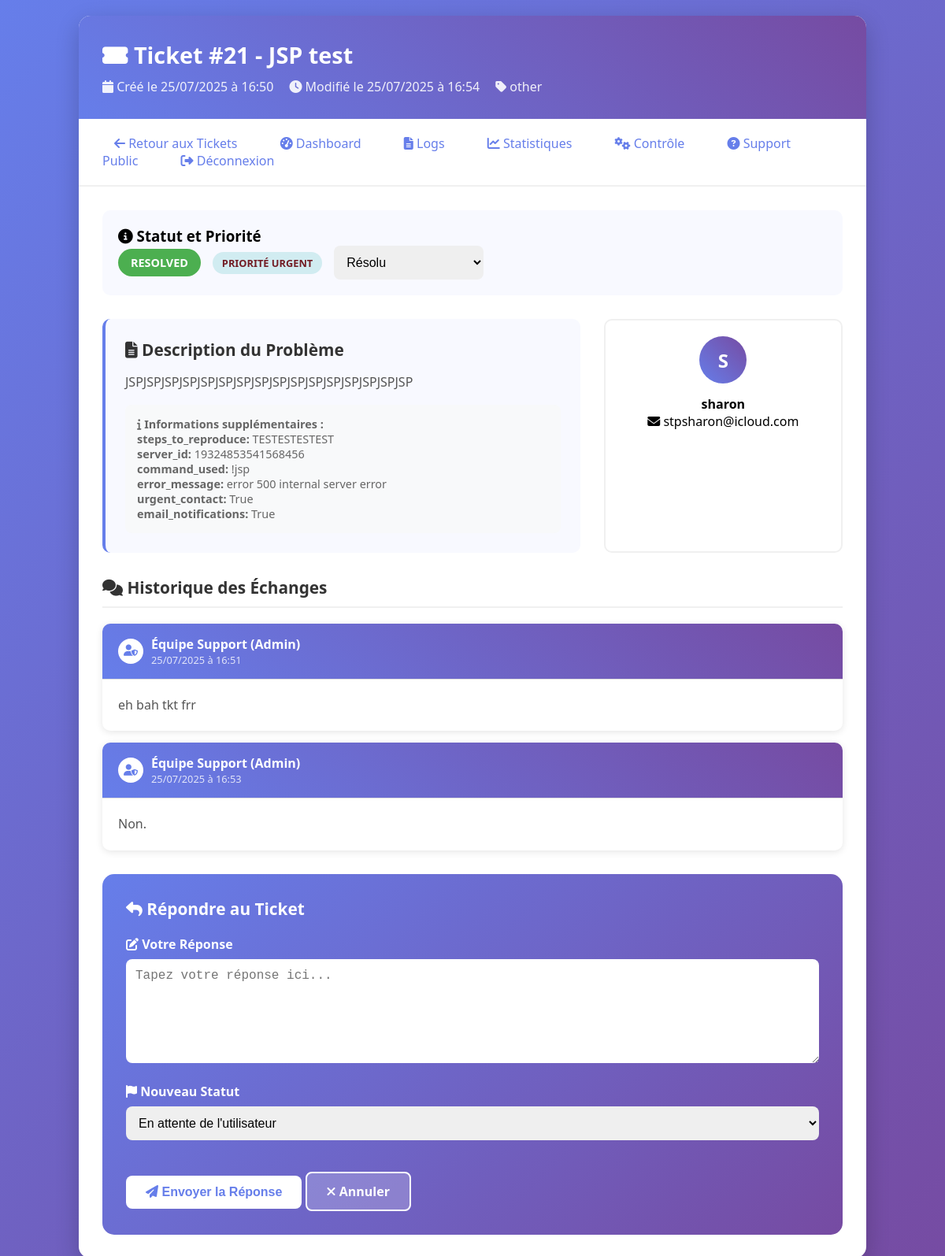
The page /admin/ticket/21 (signed in) on the database its author committed.
### tables this page shows
CREATE TABLE support_tickets (
            id INTEGER PRIMARY KEY AUTOINCREMENT,
            user_id INTEGER NOT NULL,
            category TEXT NOT NULL,
            priority TEXT DEFAULT 'medium',
            subject TEXT NOT NULL,
            description TEXT NOT NULL,
            metadata TEXT,
            status TEXT DEFAULT 'open',
            created_at TIMESTAMP DEFAULT CURRENT_TIMESTAMP,
            updated_at TIMESTAMP DEFAULT CURRENT_TIMESTAMP,
            discord_notified BOOLEAN DEFAULT 0, ticket_number INTEGER,
            FOREIGN KEY (user_id) REFERENCES support_users (id)
        );

CREATE TABLE support_users (
            id INTEGER PRIMARY KEY AUTOINCREMENT,
            username TEXT UNIQUE NOT NULL,
            email TEXT UNIQUE NOT NULL,
            password_hash TEXT NOT NULL,
            discord_id TEXT,
            discord_username TEXT,
            created_at TIMESTAMP DEFAULT CURRENT_TIMESTAMP,
            is_active BOOLEAN DEFAULT 1
        );

CREATE TABLE ticket_responses (
            id INTEGER PRIMARY KEY AUTOINCREMENT,
            ticket_id INTEGER NOT NULL,
            message TEXT NOT NULL,
            is_admin BOOLEAN DEFAULT 0,
            created_at TIMESTAMP DEFAULT CURRENT_TIMESTAMP,
            FOREIGN KEY (ticket_id) REFERENCES support_tickets (id)
        );

### web_panel.py (the view)
@app.route('/admin/ticket/<int:ticket_id>')
def admin_ticket_view(ticket_id):
    if 'admin_logged_in' not in session:
        return redirect(url_for('login'))
    try:
        support_db = SupportDB()
        ticket = support_db.get_ticket_by_id(ticket_id)
        if not ticket:
            flash('Ticket non trouvé.', 'error')
            return redirect(url_for('admin_tickets'))
        responses = support_db.get_ticket_responses(ticket_id)
        return render_template('admin_ticket_view.html',
                               ticket=ticket,
                               responses=responses,
                               admin=session.get('admin_username'))
    except Exception as e:
        flash(f'Erreur lors du chargement du ticket: {str(e)}', 'error')
        logger.log('ERROR', f'Erreur admin ticket view: {str(e)}')
        return redirect(url_for('admin_tickets'))

### core/support_db.py (called while the page is built)
    def get_ticket_responses(self, ticket_id):
        try:
            cursor = self.conn.execute('''
            SELECT * FROM ticket_responses
            WHERE ticket_id = ?
            ORDER BY created_at ASC
            ''', (ticket_id,))
            responses = []
            for row in cursor.fetchall():
                response = dict(row)
                if response['created_at']:
                    response['created_at'] = datetime.fromisoformat(
                        response['created_at'])
                responses.append(response)
            return responses
        except Exception as e:
            print(f"❌ Erreur lors de la récupération des réponses: {e}")
            return []

### web_panel.py (called while the page is built)
@app.before_request
def require_login():
    public_routes = ['login', 'static', 'promo', 'index',
                     'support_home', 'support_register', 'support_login',
                     'support_logout', 'support_dashboard', 'support_ticket_new',
                     'support_ticket_view', 'support_tickets', 'support_ticket_respond']
    if request.endpoint not in public_routes and 'admin_logged_in' not in session:
        if request.endpoint and not request.endpoint.startswith('support_'):
            return redirect(url_for('login'))
    if request.endpoint and request.endpoint.startswith('support_'):
        if 'support_session_id' not in session:
            session['support_session_id'] = str(uuid.uuid4())

### templates/admin_ticket_view.html (shortened to what this page needs)
<!DOCTYPE html>
<html lang="fr">
<head>
    <link href="https://cdnjs.cloudflare.com/ajax/libs/font-awesome/6.4.0/css/all.min.css" rel="stylesheet">
</head>
<body>
    <div class="container">
        <div class="header">
            <h1><i class="fas fa-ticket-alt"></i> Ticket #{{ ticket.id }} - {{ ticket.subject }}</h1>
            <div class="ticket-meta">
                <span><i class="fas fa-calendar"></i> Créé le {{ ticket.created_at.strftime('%d/%m/%Y à %H:%M') }}</span>
                <span><i class="fas fa-clock"></i> Modifié le {{ ticket.updated_at.strftime('%d/%m/%Y à %H:%M') }}</span>
                <span><i class="fas fa-tag"></i> {{ ticket.category }}</span>
            </div>
        </div>
        <div class="nav-links">
            <a href="/admin/tickets"><i class="fas fa-arrow-left"></i> Retour aux Tickets</a>
            <a href="/dashboard"><i class="fas fa-tachometer-alt"></i> Dashboard</a>
            <a href="/logs"><i class="fas fa-file-alt"></i> Logs</a>
            <a href="/stats"><i class="fas fa-chart-line"></i> Statistiques</a>
            <a href="/control"><i class="fas fa-cogs"></i> Contrôle</a>
            <a href="/support"><i class="fas fa-question-circle"></i> Support Public</a>
            <a href="/logout"><i class="fas fa-sign-out-alt"></i> Déconnexion</a>
        </div>
        <div class="content">
            <div class="status-section">
                <h3><i class="fas fa-info-circle"></i> Statut et Priorité</h3>
                <div class="status-controls">
                    <span class="status-badge status-{{ ticket.status }}">
                        {{ ticket.status.replace('_', ' ').title() }}
                    </span>
                    <span class="priority-badge priority-{{ ticket.priority }}">
                        Priorité {{ ticket.priority.title() }}
                    </span>
                    <form method="POST" action="{{ url_for('admin_ticket_status', ticket_id=ticket.id) }}" style="display: inline;">
                        <select name="status" onchange="this.form.submit()" class="form-control" style="width: auto; display: inline-block;">
                            <option value="resolved" {% if ticket.status == 'resolved' %}selected{% endif %}>Résolu</option>
                        </select>
                    </form>
                </div>
            </div>
            <div class="ticket-info">
                <div class="ticket-details">
                    <h3><i class="fas fa-file-alt"></i> Description du Problème</h3>
                    <div class="description">{{ ticket.description }}</div>
                    {% if ticket.metadata %}
                    <div class="metadata">
                        <strong><i class="fas fa-info"></i> Informations supplémentaires :</strong><br>
                        {% for key, value in ticket.metadata.items() %}
                        <span><strong>{{ key }}:</strong> {{ value }}</span><br>
                        {% endfor %}
                    </div>
                    {% endif %}
                </div>
                <div class="user-card">
                    <div class="user-avatar">{{ ticket.username[0].upper() }}</div>
                    <h4>{{ ticket.username }}</h4>
                    <p><i class="fas fa-envelope"></i> {{ ticket.email }}</p>
                </div>
            </div>
            <div class="responses-section">
                <h3><i class="fas fa-comments"></i> Historique des Échanges</h3>
                {% if responses %}
                    {% for response in responses %}
                    <div class="response {% if response.is_admin %}admin-response{% endif %}">
                        <div class="response-header">
                            <div class="response-author">
                                <div class="avatar">
                                    {% if response.is_admin %}
                                        <i class="fas fa-user-shield"></i>
                                    {% else %}
                                        {{ ticket.username[0].upper() }}
                                    {% endif %}
                                </div>
                                <div>
                                    <strong>
                                        {% if response.is_admin %}
                                            Équipe Support (Admin)
                                        {% else %}
                                            {{ ticket.username }}
                                        {% endif %}
                                    </strong>
                                    <div style="font-size: 0.8rem; opacity: 0.8;">
                                        {{ response.created_at.strftime('%d/%m/%Y à %H:%M') }}
                                    </div>
                                </div>
                            </div>
                        </div>
                        <div class="response-content">{{ response.message }}</div>
                    </div>
                    {% endfor %}
                {% else %}
                    <p style="color: #666; text-align: center; padding: 20px;">
                        <i class="fas fa-comments"></i> Aucune réponse pour le moment.
                    </p>
                {% endif %}
            </div>
            <div class="admin-form">
                <h3><i class="fas fa-reply"></i> Répondre au Ticket</h3>
                <form method="POST" action="{{ url_for('admin_ticket_respond', ticket_id=ticket.id) }}">
                    <div class="form-group">
                        <label for="message"><i class="fas fa-edit"></i> Votre Réponse</label>
                        <textarea name="message" id="message" class="form-control" rows="6"
                                  placeholder="Tapez votre réponse ici..." required></textarea>
                    </div>
                    <div class="form-row">
                        <div class="form-group">
                            <label for="status"><i class="fas fa-flag"></i> Nouveau Statut</label>
                            <select name="status" id="status" class="form-control">
                                <option value="waiting_user">En attente de l'utilisateur</option>
                            </select>
                        </div>
                    </div>
                    <div style="margin-top: 20px;">
                        <button type="submit" class="btn btn-primary">
                            <i class="fas fa-paper-plane"></i> Envoyer la Réponse
                        </button>
                        <a href="/admin/tickets" class="btn btn-secondary">
                            <i class="fas fa-times"></i> Annuler
                        </a>
                    </div>
                </form>
            </div>
        </div>
    </div>
</body>
</html>

### templates/admin_ticket_view.html (style rules this page uses)
* { margin: 0; padding: 0; box-sizing: border-box; }
body { font-family: 'Segoe UI', Tahoma, Geneva, Verdana, sans-serif; background: linear-gradient(135deg, #667eea 0%, #764ba2 100%); min-height: 100vh; padding: 20px; }
.container { max-width: 1000px; margin: 0 auto; background: white; border-radius: 15px; overflow: hidden; box-shadow: 0 10px 30px rgba(0, 0, 0, 0.2); }
.header { background: linear-gradient(45deg, #667eea, #764ba2); color: white; padding: 30px; }
.header h1 { font-size: 1.8rem; margin-bottom: 10px; }
.header .ticket-meta { display: flex; gap: 20px; flex-wrap: wrap; opacity: 0.9; }
.nav-links { padding: 20px 30px; border-bottom: 2px solid #f0f0f0; }
.nav-links a { color: #667eea; text-decoration: none; margin-right: 20px; padding: 10px 15px; border-radius: 5px; transition: all 0.3s; }
.content { padding: 30px; }
.ticket-info { display: grid; grid-template-columns: 2fr 1fr; gap: 30px; margin-bottom: 30px; }
.ticket-details { background: #f8f9ff; padding: 25px; border-radius: 10px; border-left: 4px solid #667eea; }
.ticket-details h3 { color: #333; margin-bottom: 15px; font-size: 1.3rem; }
.ticket-details .description { line-height: 1.6; color: #555; white-space: pre-wrap; }
.user-card { background: white; border: 2px solid #f0f0f0; border-radius: 10px; padding: 20px; text-align: center; }
.user-avatar { width: 60px; height: 60px; border-radius: 50%; background: linear-gradient(45deg, #667eea, #764ba2); display: flex; align-items: center; justify-content: center; color: white; font-weight: bold; font-size: 1.5rem; margin: 0 auto 15px; }
.status-section { margin-bottom: 30px; padding: 20px; background: #f8f9ff; border-radius: 10px; }
.status-controls { display: flex; gap: 15px; align-items: center; flex-wrap: wrap; }
.status-badge { padding: 8px 16px; border-radius: 20px; font-size: 0.9rem; font-weight: bold; text-transform: uppercase; }
.status-resolved { background: #4caf50; color: white; }
.priority-badge { padding: 5px 12px; border-radius: 15px; font-size: 0.8rem; font-weight: bold; text-transform: uppercase; }
.priority-urgent { background: #d1ecf1; color: #721c24; }
.responses-section { margin-bottom: 30px; }
.responses-section h3 { color: #333; margin-bottom: 20px; font-size: 1.3rem; border-bottom: 2px solid #f0f0f0; padding-bottom: 10px; }
.response { background: white; border-radius: 10px; margin-bottom: 15px; overflow: hidden; box-shadow: 0 2px 10px rgba(0, 0, 0, 0.1); }
.response-header { padding: 15px 20px; background: #f8f9ff; border-bottom: 1px solid #e0e0e0; display: flex; justify-content: space-between; align-items: center; }
.response-author { display: flex; align-items: center; gap: 10px; }
.response-author .avatar { width: 32px; height: 32px; border-radius: 50%; background: linear-gradient(45deg, #667eea, #764ba2); display: flex; align-items: center; justify-content: center; color: white; font-weight: bold; font-size: 0.9rem; }
.admin-response .response-header { background: linear-gradient(45deg, #667eea, #764ba2); color: white; }
.admin-response .avatar { background: white; color: #667eea; }
.response-content { padding: 20px; line-height: 1.6; color: #555; white-space: pre-wrap; }
.admin-form { background: linear-gradient(135deg, #667eea 0%, #764ba2 100%); padding: 30px; border-radius: 15px; color: white; }
.admin-form h3 { margin-bottom: 20px; font-size: 1.3rem; }
.form-group { margin-bottom: 20px; }
.form-group label { display: block; margin-bottom: 8px; font-weight: bold; }
.form-control { width: 100%; padding: 12px; border: none; border-radius: 8px; font-size: 1rem; resize: vertical; }
.form-row { display: flex; gap: 15px; }
.form-row .form-group { flex: 1; }
.btn { padding: 12px 25px; border: none; border-radius: 8px; cursor: pointer; font-size: 1rem; font-weight: bold; text-decoration: none; display: inline-block; transition: all 0.3s; }
.btn-primary { background: white; color: #667eea; }
.btn-secondary { background: rgba(255, 255, 255, 0.2); color: white; border: 2px solid white; }
.metadata { background: #f8f9fa; padding: 15px; border-radius: 8px; margin-top: 15px; font-size: 0.9rem; color: #666; }

### rows shown on the page
support_tickets: id "21", subject "JSP test", category "other", status.replace "RESOLVED", priority "URGENT", status "Résolu", description "JSPJSPJSPJSPJSPJSPJSPJSPJSPJSPJSPJSPJSPJSPJSPJSP"
support_users: username "S", username "sharon", email "stpsharon@icloud.com"
ticket_responses: is_admin True (drawn), created_at "25/07/2025 à 16:51", message "eh bah tkt frr"
ticket_responses: is_admin True (drawn), created_at "25/07/2025 à 16:53", message "Non."

### other values the page prints
{{ ticket.created_at.strftime('%d/%m/%Y à %H:%M') }} "25/07/2025 à 16:50"
{{ ticket.updated_at.strftime('%d/%m/%Y à %H:%M') }} "25/07/2025 à 16:54"
{{ key }} "steps_to_reproduce" "server_id" "command_used" "error_message" "urgent_contact" "email_notifications"
{{ value }} "TESTESTESTEST" "19324853541568456" "!jsp" "error 500 internal server error" "True" "True"
